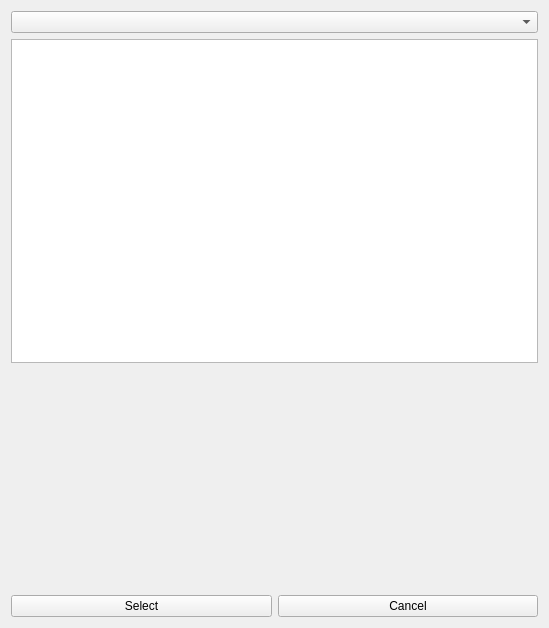
<?xml version="1.0" encoding="UTF-8"?>
<ui version="4.0">
 <class>AssetSelector</class>
 <widget class="QWidget" name="AssetSelector">
  <property name="geometry">
   <rect>
    <x>0</x>
    <y>0</y>
    <width>549</width>
    <height>628</height>
   </rect>
  </property>
  <property name="windowTitle">
   <string>Select Asset</string>
  </property>
  <layout class="QVBoxLayout" name="verticalLayout">
   <item>
    <widget class="QComboBox" name="mDataPathSelector"/>
   </item>
   <item>
    <widget class="QTreeView" name="mFileTree">
     <property name="editTriggers">
      <set>QAbstractItemView::NoEditTriggers</set>
     </property>
     <property name="alternatingRowColors">
      <bool>true</bool>
     </property>
     <property name="selectionBehavior">
      <enum>QAbstractItemView::SelectItems</enum>
     </property>
     <property name="indentation">
      <number>10</number>
     </property>
     <property name="rootIsDecorated">
      <bool>true</bool>
     </property>
     <property name="uniformRowHeights">
      <bool>false</bool>
     </property>
     <property name="sortingEnabled">
      <bool>true</bool>
     </property>
     <property name="animated">
      <bool>true</bool>
     </property>
     <property name="wordWrap">
      <bool>false</bool>
     </property>
     <attribute name="headerDefaultSectionSize">
      <number>150</number>
     </attribute>
    </widget>
   </item>
   <item>
    <layout class="QHBoxLayout" name="horizontalLayout_2">
     <item>
      <spacer name="horizontalSpacer_2">
       <property name="orientation">
        <enum>Qt::Horizontal</enum>
       </property>
       <property name="sizeHint" stdset="0">
        <size>
         <width>40</width>
         <height>20</height>
        </size>
       </property>
      </spacer>
     </item>
     <item>
      <widget class="QWidget" name="mPreviewWindow" native="true">
       <property name="minimumSize">
        <size>
         <width>300</width>
         <height>200</height>
        </size>
       </property>
       <property name="maximumSize">
        <size>
         <width>300</width>
         <height>200</height>
        </size>
       </property>
      </widget>
     </item>
     <item>
      <spacer name="horizontalSpacer">
       <property name="orientation">
        <enum>Qt::Horizontal</enum>
       </property>
       <property name="sizeHint" stdset="0">
        <size>
         <width>40</width>
         <height>20</height>
        </size>
       </property>
      </spacer>
     </item>
    </layout>
   </item>
   <item>
    <widget class="QLabel" name="mFilePathLabel">
     <property name="text">
      <string/>
     </property>
     <property name="textInteractionFlags">
      <set>Qt::LinksAccessibleByMouse|Qt::TextSelectableByKeyboard|Qt::TextSelectableByMouse</set>
     </property>
    </widget>
   </item>
   <item>
    <layout class="QHBoxLayout" name="horizontalLayout">
     <item>
      <widget class="QPushButton" name="mSelectButton">
       <property name="text">
        <string>Select</string>
       </property>
      </widget>
     </item>
     <item>
      <widget class="QPushButton" name="mCancelButton">
       <property name="text">
        <string>Cancel</string>
       </property>
      </widget>
     </item>
    </layout>
   </item>
  </layout>
 </widget>
 <resources/>
 <connections/>
</ui>
